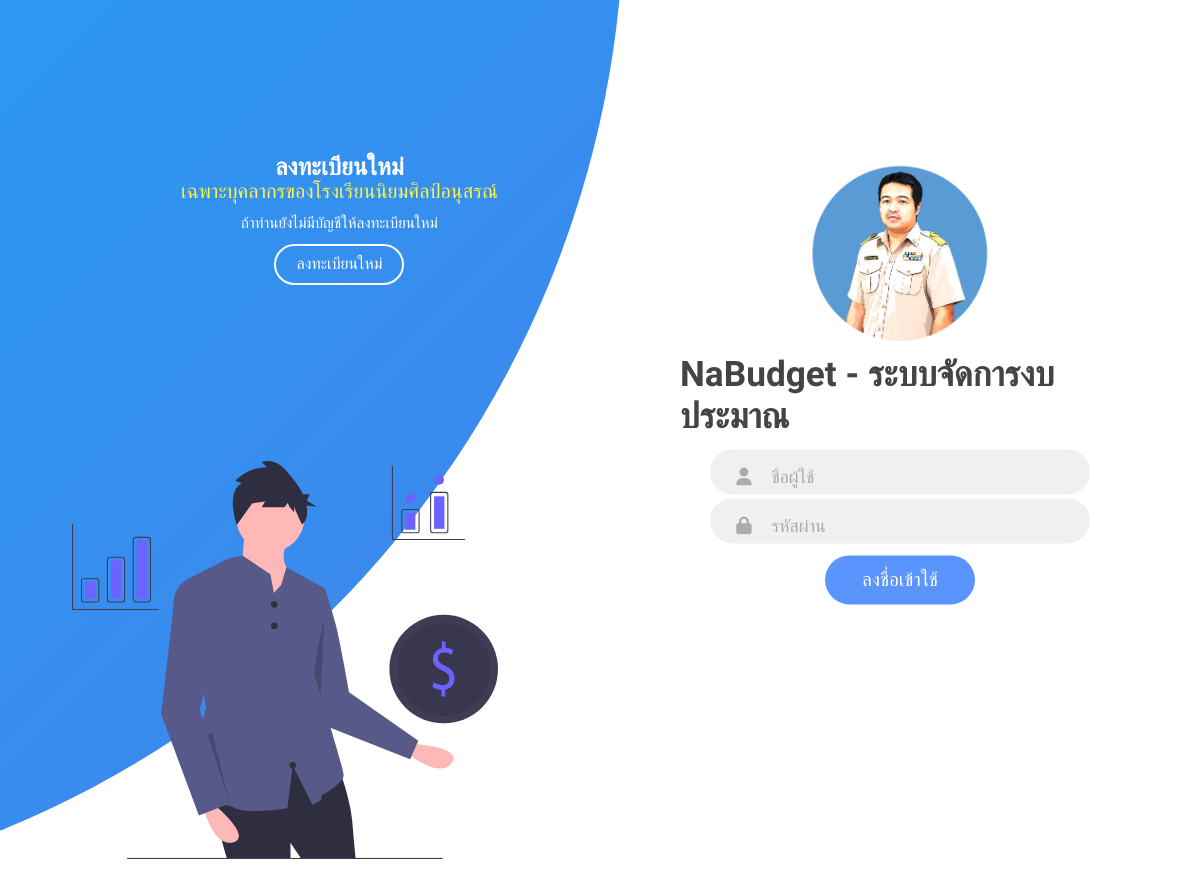
The page / on the database its author committed.
### tables this page shows
CREATE TABLE `setting` (
  `set_id` int(1) NOT NULL,
  `sys_name` varchar(255) NOT NULL,
  `school_name` varchar(255) NOT NULL,
  `logo_url` varchar(255) NOT NULL,
  `title_name` varchar(255) NOT NULL,
  `year_name` varchar(255) NOT NULL,
  `dir_name` varchar(255) NOT NULL,
  `man_name` varchar(255) NOT NULL,
  `plan_name` varchar(255) NOT NULL,
  `menu_project` int(1) NOT NULL,
  `menu_activity` int(1) NOT NULL,
  `menu_payplan` int(1) NOT NULL,
  `created_at` datetime DEFAULT current_timestamp()
);

### App/Controllers/Db.php (called while the page is built, shortened)
<?php
class Db {
  private $host = "localhost";
  private $user = "root";
  private $password = "";
  private $dbName = "ncw_budget";
  function __construct() {
    $this->pdo = $this->connect();
  }
  protected function connect()
	{
		try {
			$dsn = "mysql:host={$this->host};dbname={$this->dbName};charset=utf8";
			$pdo = new PDO($dsn, $this->user, $this->password);
			$pdo->setAttribute(PDO::ATTR_DEFAULT_FETCH_MODE, PDO::FETCH_ASSOC);
			$pdo->setAttribute(PDO::ATTR_ERRMODE, PDO::ERRMODE_EXCEPTION);
			return $pdo;
		} catch(PDOException $e) {
			echo "Connection failed: " . $e->getMessage();
		}
	}
}
?>

### App/Models/Setting.php (called while the page is built, shortened)
<?php
class Setting extends Db
{
	public function getSetting()
	{
		$sql = "
		SELECT
		  setting.set_id,
		  setting.sys_name,
		  setting.school_name,
		  setting.logo_url,
		  setting.title_name,
		  setting.year_name,
		  setting.dir_name,
		  setting.man_name,
		  setting.plan_name,
		  setting.menu_project,
		  setting.menu_activity,
		  setting.menu_payplan
	  FROM
	  	  setting
	  WHERE
		  setting.set_id = 1
		";
		$stmt = $this->pdo->prepare($sql);
		$stmt->execute();
		$data = $stmt->fetch();
		return $data;
	}
}

### index.php (the view, shortened to what this page needs)
<?php
$settingObj = new Setting();
$settings = $settingObj->getSetting();
?>
<!DOCTYPE html>
<html lang="en">
<head>
    <link rel="stylesheet" href="<?php echo BASE_URL; ?>/assets/css/style.css" />
</head>
<body>
    <div class="container">
        <div class="forms-container">
            <div class="signin-signup">
                <form action='App/Auth/Controllers/checkLogin.php' class="sign-in-form" method="POST">
                    <img src="<?php echo BASE_URL . $settings['logo_url']?>" class="logo" alt="Logo" width="200px" />
                    <h3 class="title"><?php echo htmlspecialchars($settings['sys_name']); ?> - ระบบจัดการงบประมาณ</h3>
                    <div class="input-field" id="username">
                        <i class="fas fa-user"></i>
                        <input type="text" name="username" id="username" placeholder="ชื่อผู้ใช้" required />
                    </div>
                    <div class="input-field" id="login">
                        <i class="fas fa-lock"></i>
                        <input type="password" name="password" id="password" placeholder="รหัสผ่าน" required />
                    </div>
                    <input type="submit" value="ลงชื่อเข้าใช้" class="btn solid" />
                </form>
            </div>
        </div>
        <div class="panels-container">
            <div class="panel left-panel">
                <div class="content">
                    <h3>ลงทะเบียนใหม่</h3>
                    <h4 style="font-size: 20px;font-weight: 350;color: #fff34d;">เฉพาะบุคลากรของ<?php echo htmlspecialchars($settings['school_name']); ?></h4>
                    <p>
                        ถ้าท่านยังไม่มีบัญชีให้ลงทะเบียนใหม่
                    </p>
                    <button class="btn transparent" id="sign-up-btn">
                        ลงทะเบียนใหม่
                    </button>
                </div>
                <img src="<?php echo BASE_URL ?>/assets/images/log.svg" class="image" alt="" />
            </div>
            <div class="panel right-panel">
            </div>
        </div>
    </div>
</body>
</html>

### assets/css/style.css (style rules this page uses)
* { margin: 0; padding: 0; box-sizing: border-box; }
body, input, select { font-family: 'Prompt', cursive, "Poppins", sans-serif; }
.container { position: relative; width: 100%; background-color: #fff; min-height: 120vh; overflow: hidden; }
.forms-container { position: absolute; width: 100%; height: 100%; top: 0; left: 0; }
.signin-signup { position: absolute; top: 40%; transform: translate(-50%, -50%); left: 75%; width: 50%; transition: 1s 0.7s ease-in-out; display: grid; grid-template-columns: 1fr; z-index: 5; }
form { display: flex; align-items: center; justify-content: center; flex-direction: column; padding: 0rem 5rem; transition: all 0.2s 0.7s; overflow: hidden; grid-column: 1 / 2; grid-row: 1 / 2; }
form.sign-in-form { z-index: 2; }
.title { font-size: 2.2rem; color: #444; margin-bottom: 10px; }
.input-field { max-width: 380px; width: 100%; background-color: #f0f0f0; margin: 2px 0; height: 45px; border-radius: 55px; display: grid; grid-template-columns: 15% 85%; padding: 0 0.4rem; position: relative; }
.input-field i { text-align: center; line-height: 55px; color: #acacac; transition: 0.5s; font-size: 1.1rem; }
.input-field input { background: none; outline: none; border: none; line-height: 1; font-weight: 600; font-size: 1.1rem; color: #333; }
.input-field input::placeholder { color: #aaa; font-weight: 500; }
.btn { width: 150px; background-color: #5995fd; border: none; outline: none; height: 49px; border-radius: 49px; color: #fff; font-weight: 400; margin: 10px 0; cursor: pointer; transition: 0.5s; font-size: 1.2rem; }
.panels-container { position: absolute; height: 100%; width: 100%; top: 2%; left: 0; display: grid; grid-template-columns: repeat(2, 1fr); }
.container:before { content: ""; position: absolute; height: 2000px; width: 2000px; top: -10%; right: 48%; transform: translateY(-50%); background-image: linear-gradient(-45deg, #4481eb 0%, #04befe 100%); transition: 1.8s ease-in-out; border-radius: 50%; z-index: 6; }
.image { width: 100%; transition: transform 1.1s ease-in-out; transition-delay: 0.4s; }
.panel { display: flex; flex-direction: column; align-items: flex-end; justify-content: space-around; text-align: center; z-index: 6; }
.left-panel { pointer-events: all; padding: 3rem 17% 2rem 12%; }
.right-panel { pointer-events: none; padding: 3rem 12% 2rem 17%; }
.panel .content { color: #fff; transition: transform 0.9s ease-in-out; transition-delay: 0.6s; }
.panel h3 { font-weight: 600; line-height: 1; font-size: 1.5rem; }
.panel p { font-size: 0.95rem; padding: 0.7rem 0; }
.btn.transparent { margin: 0; background: none; border: 2px solid #fff; width: 130px; height: 41px; font-family: 'Itim', cursive, "Poppins", sans-serif; font-weight: 400; font-size: 1rem; }

### rows shown on the page
setting: logo_url (picture), sys_name "NaBudget", school_name "โรงเรียนนิยมศิลป์อนุสรณ์"
